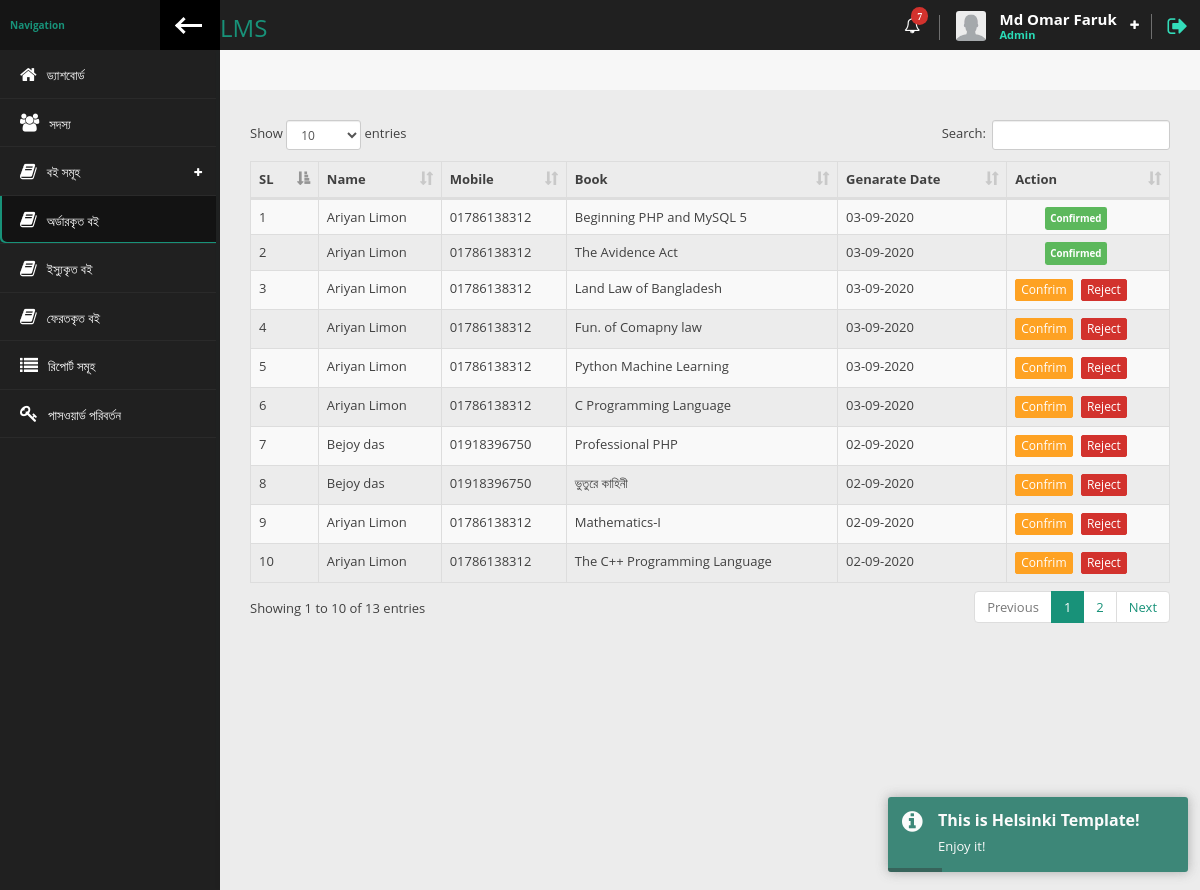
Page /librarin/book_order_list.php (signed in) on the committed database.
### tables this page shows
CREATE TABLE `librarin` (
  `id` int(11) NOT NULL,
  `fname` varchar(50) NOT NULL,
  `lname` varchar(50) NOT NULL,
  `email` varchar(100) NOT NULL,
  `username` varchar(20) NOT NULL,
  `password` varchar(100) NOT NULL,
  `datetime` timestamp NOT NULL DEFAULT current_timestamp()
);

CREATE TABLE `order_book` (
  `id` int(11) NOT NULL,
  `user_id` int(11) NOT NULL,
  `book_id` int(11) NOT NULL,
  `delivery_type` tinyint(1) NOT NULL COMMENT '1=self_delivery, 2=shop_delivery',
  `is_status` tinyint(1) NOT NULL DEFAULT 0 COMMENT '0 = pendding, 1 = confrim',
  `user_addres` varchar(100) DEFAULT NULL,
  `genarate_date` timestamp NOT NULL DEFAULT current_timestamp() ON UPDATE current_timestamp(),
  `delete_at` datetime DEFAULT NULL
);

CREATE TABLE `students` (
  `id` int(11) NOT NULL,
  `fname` varchar(100) NOT NULL,
  `lname` varchar(100) NOT NULL,
  `roll` int(6) NOT NULL,
  `reg` int(6) NOT NULL,
  `email` varchar(50) NOT NULL,
  `username` varchar(100) NOT NULL,
  `password` varchar(100) NOT NULL,
  `phone` varchar(100) NOT NULL,
  `image` varchar(100) NOT NULL,
  `status` tinyint(1) NOT NULL,
  `datetime` timestamp NOT NULL DEFAULT current_timestamp()
);

CREATE TABLE `books` (
  `id` int(5) NOT NULL,
  `category_id` int(11) NOT NULL,
  `book_name` varchar(70) DEFAULT NULL,
  `book_image` varchar(100) DEFAULT NULL,
  `book_author_name` varchar(50) DEFAULT NULL,
  `book_publication_name` varchar(50) DEFAULT NULL,
  `book_purchase_date` varchar(50) DEFAULT NULL,
  `book_price` varchar(10) DEFAULT NULL,
  `book_qty` int(5) DEFAULT NULL,
  `available_qty` int(5) DEFAULT NULL,
  `librarin_username` varchar(50) DEFAULT NULL,
  `datetime` timestamp NOT NULL DEFAULT current_timestamp()
);

### librarin/book_order_list.php (the view, shortened to what this page needs)
<?php require_once 'hedar.php';
require_once '../dbcon.php';
$sl = 0;
$query = "SELECT o.id as sid, u.fname, u.lname, u.phone, b.book_name, o.is_status status, o.delete_at, o.genarate_date FROM order_book o
JOIN students u ON u.id = o.user_id
JOIN books b ON b.id = o.book_id
WHERE  o.delete_at is NULL ORDER BY o.id DESC";
?>
<table id="basic-table" class="data-table table table-striped nowrap table-hover table-bordered" cellspacing="0" width="100%">
  <thead>
    <tr>
      <th>SL </th>
      <th>Name</th>
      <th>Mobile</th>
      <th>Book</th>
      <th>Genarate Date</th>
      <th>Action</th>
    </tr>
  </thead>
  <tbody>
    <?php
    if ($result = mysqli_query($con, $query)) {
      while ($row = mysqli_fetch_object($result)) { ?>
        <tr>
          <td><?= ++$sl; ?></td>
          <td><?= $row->fname." ".$row->lname ?></td>
          <td><?= $row->phone; ?></td>
          <td><?= $row->book_name; ?></td>
          <td><?= date("d-m-Y",strtotime($row->genarate_date)); ?></td>
          <td>
            <?php if($row->status == 0):?>
              <button type="button" class="btn btn-warning btn-xs confrimbutton" data-sid="<?=$row->sid?>" style="margin-right: 5px;" >Confrim</button>
              <button type="button" class="btn btn-danger btn-xs rejectorder" data-sid="<?=$row->sid?>"  >Reject</button>
              <?php else: ?>
                <span class="label label-success" style="margin-left: 30px;padding: 5px">Confirmed</span>
              <?php endif;?>
            </td>
          </tr>
        <?php        }
      }
      ?>
    </tbody>
  </table>
 <?php require_once 'footer.php'; ?>

### librarin/hedar.php (shortened to what this page needs)
<?php
$page = explode('/',$_SERVER['PHP_SELF']);
$page = end($page);
require_once '../dbcon.php';
$librarin_login = $_SESSION['librarin_login'];
$data = mysqli_query($con,"SELECT * FROM `librarin` WHERE `email`= '$librarin_login'");
$librarin_info = mysqli_fetch_assoc($data);
?>
<!doctype html>
<html lang="en" class="fixed left-sidebar-top">
<head>
    <link href="../assets/vendor/pace/pace-theme-minimal.css" rel="stylesheet" />
    <link rel="stylesheet" href="../assets/vendor/bootstrap/css/bootstrap.css">
    <link rel="stylesheet" href="../assets/vendor/font-awesome/css/font-awesome.css">
    <link rel="stylesheet" href="../assets/vendor/animate.css/animate.css">
    <link rel="stylesheet" href="../assets/vendor/toastr/toastr.min.css">
    <link rel="stylesheet" href="../assets/vendor/magnific-popup/magnific-popup.css">
    <link rel="stylesheet" href="../assets/vendor/data-table/media/css/dataTables.bootstrap.min.css">
    <link rel="stylesheet" href="../assets/stylesheets/css/style.css">
</head>
<body>
    <div class="wrap">
        <div class="page-header">
            <div class="leftside-header">
                <div class="logo">
                    <a href="index.php" class="on-click">
                        <h3>LMS</h3>
                    </a>
                </div>
            </div>
            <div class="rightside-header">
                <div class="header-section hidden-xs" id="notice-headerbox">
                    <div class="notice" id="alerts-notice">
                        <i class="fa fa-bell-o" aria-hidden="true"><span class="badge badge-xs badge-top-right x-danger">7</span></i>
                    </div>
                </div>
                <div class="header-section" id="user-headerbox">
                    <div class="user-header-wrap">
                        <div class="user-photo">
                            <img alt="profile photo" src="../images/user.png"/>
                        </div>
                        <div class="user-info">
                            <span class="user-name"><?= ucwords($librarin_info ['fname'].' '.$librarin_info ['lname'])?></span>
                            <span class="user-profile">Admin</span>
                        </div>
                        <i class="fa fa-plus icon-open" aria-hidden="true"></i>
                    </div>
                </div>
                <div class="header-section">
                    <a href="logout.php" data-toggle="tooltip" data-placement="left" title="Logout"><i class="fa fa-sign-out log-out" aria-hidden="true"></i></a>
                </div>
            </div>
        </div>
        <div class="page-body">
            <div class="left-sidebar">
                <div class="left-sidebar-header">
                    <div class="left-sidebar-title">Navigation</div>
                    <div class="left-sidebar-toggle c-hamburger c-hamburger--htla hidden-xs" data-toggle-class="left-sidebar-collapsed" data-target="html">
                        <span></span>
                    </div>
                </div>
                <div id="left-nav" class="nano">
                    <div class="nano-content">
                        <nav>
                            <ul class="nav nav-left-lines" id="main-nav">
                                <li class="<?= $page == 'index.php'? 'active-item':'' ?>"><a href="index.php"><i class="fa fa-home" aria-hidden="true"></i><span>ড্যাশবোর্ড</span></a></li>
                                <li class="<?= $page == 'students.php'? 'active-item':'' ?>"><a href="students.php"><i class="fa fa-users" aria-hidden="true"></i><span>সদস্য</span></a></li>
                                <li class="has-child-item close-item <?= $page == 'add-book.php' ? 'open-item':'' ?><?= $page == 'manage-books.php' ? 'open-item':'' ?>">
                                    <a><i class="fa fa-book" aria-hidden="true"></i><span>বই সমূহ</span></a>
                                </li>
                                <li class="<?= $page == 'book_order_list.php'? 'active-item':'' ?>"><a href="book_order_list.php"><i class="fa fa-book" aria-hidden="true"></i><span>অর্ডারকৃত বই</span></a></li>
                                <li class="<?= $page == 'issue-book.php'? 'active-item':'' ?>"><a href="issue-book.php"><i class="fa fa-book" aria-hidden="true"></i><span>ইস্যুকৃত বই</span></a></li>
                                <li class="<?= $page == 'return-book.php'? 'active-item':'' ?>"><a href="return-book.php"><i class="fa fa-book" aria-hidden="true"></i><span>ফেরতকৃত বই</span></a></li>
                                <li class="<?= $page == 'report.php'? 'active-item':'' ?>"><a href="report.php"><i class="fa fa-list" aria-hidden="true"></i><span>রিপোর্ট সমূহ</span></a></li>
                                <li class="<?= $page == 'change_password.php'? 'active-item':'' ?>"><a href="change_password.php">
                                    <i class="fa fa-key" aria-hidden="true"></i><span>পাসওয়ার্ড পরিবর্তন </span></a></li>
                                </ul>
                            </nav>
                        </div>
                    </div>
                </div>
                <div class="content">

### rows in the picture
librarin: fname+lname "Md Omar Faruk"
order_book: students.fname "Ariyan", students.lname "Limon", students.phone "01786138312", book.book_name "Beginning PHP and MySQL 5", genarate_date "03-09-2020", is_status "Confirmed"
order_book: students.fname "Ariyan", students.lname "Limon", students.phone "01786138312", book.book_name "The Avidence Act", genarate_date "03-09-2020", is_status "Confirmed"
order_book: students.fname "Ariyan", students.lname "Limon", students.phone "01786138312", book.book_name "Land Law of Bangladesh", genarate_date "03-09-2020"
order_book: students.fname "Ariyan", students.lname "Limon", students.phone "01786138312", book.book_name "Fun. of Comapny law", genarate_date "03-09-2020"
order_book: students.fname "Ariyan", students.lname "Limon", students.phone "01786138312", book.book_name "Python Machine Learning", genarate_date "03-09-2020"
order_book: students.fname "Ariyan", students.lname "Limon", students.phone "01786138312", book.book_name "C Programming Language", genarate_date "03-09-2020"
order_book: students.fname "Bejoy", students.lname "das", students.phone "01918396750", book.book_name "Professional PHP", genarate_date "02-09-2020"
order_book: students.fname "Bejoy", students.lname "das", students.phone "01918396750", book.book_name "ভুতুরে কাহিনী", genarate_date "02-09-2020"
order_book: students.fname "Ariyan", students.lname "Limon", students.phone "01786138312", book.book_name "Mathematics-I", genarate_date "02-09-2020"
order_book: students.fname "Ariyan", students.lname "Limon", students.phone "01786138312", book.book_name "The C++ Programming Language", genarate_date "02-09-2020"
